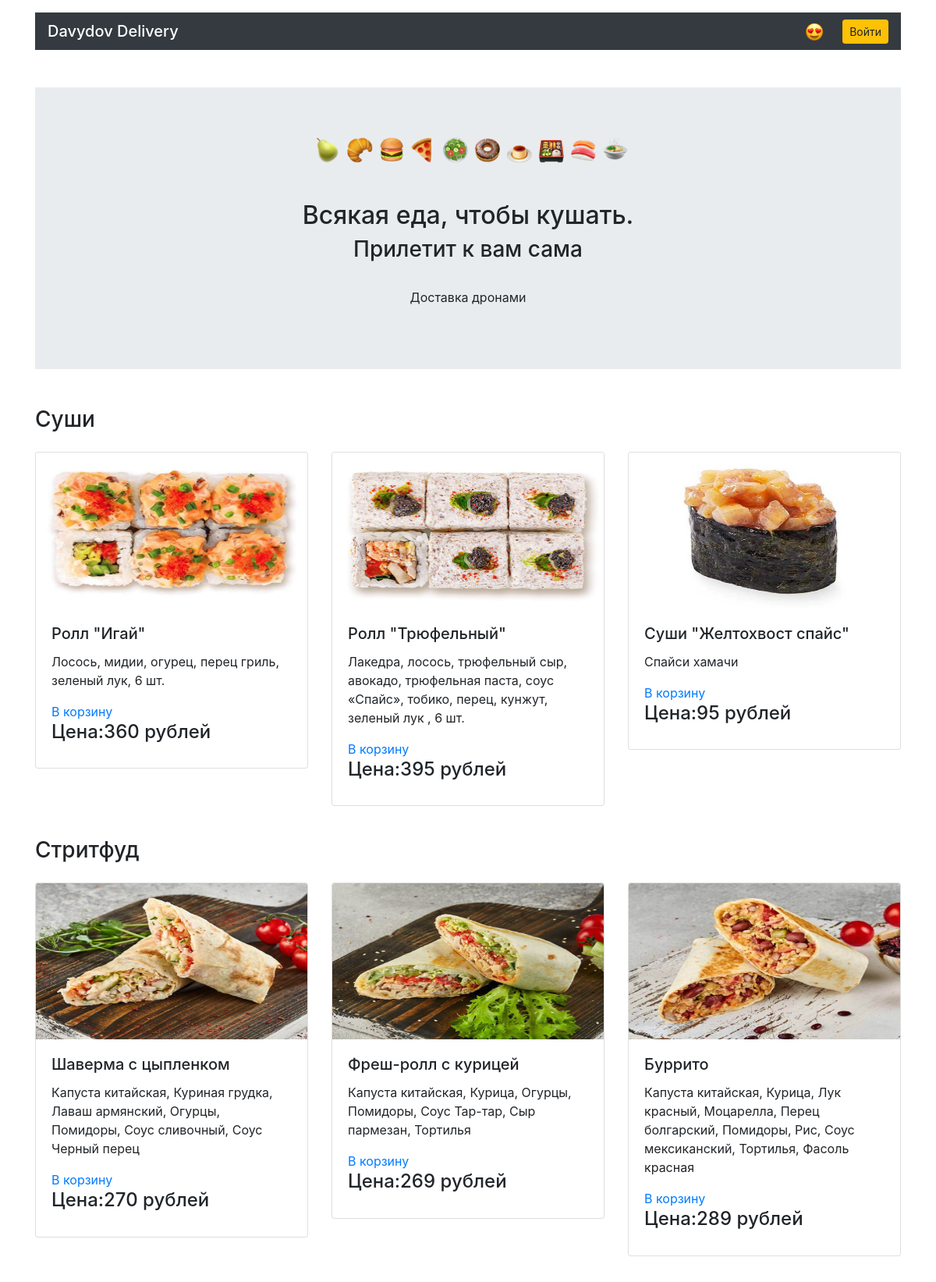
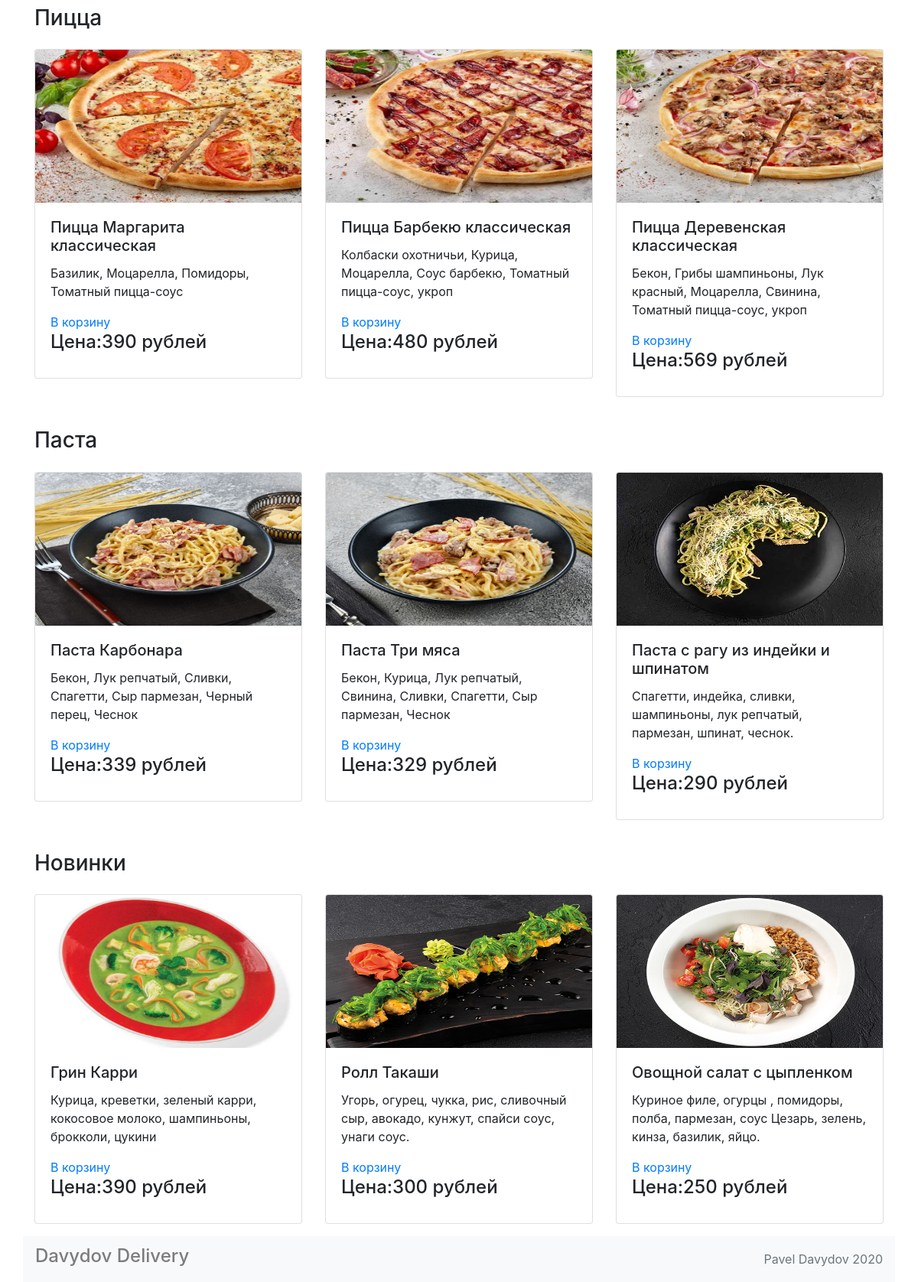
The page / on the database its author committed (2 pictures, top to bottom).
### models.py (models this page shows)
class Category(db.Model):
    __tablename__ = "categories"
    id = db.Column(db.Integer, primary_key=True)
    title = db.Column(db.String(100))
    foods = db.relationship("Food", secondary=food_categories, back_populates="categories")

class Food(db.Model):
    __tablename__ = "foods"
    id = db.Column(db.Integer, primary_key=True)
    title = db.Column(db.String(100))
    price = db.Column(db.Integer)
    description = db.Column(db.String(255))
    picture = db.Column(db.String(100))
    categories = db.relationship("Category", secondary=food_categories, back_populates="foods")
    orders = db.relationship("Order", secondary=orders_foods, back_populates="foods")

### views.py (the view)
@app.route('/')
def home_page():
    dict_food = dict()
    categories = db.session.query(Category).all()
    for category in categories:
        food_id = Category.query.filter(Category.id == category.id).scalar()
        dict_food.setdefault(category.title, sample(food_id.foods, 3))  # 3 - last three meals from list
    return render_template("main.html", dict_food=dict_food, login=get_login(), cart=get_cart())

### common.py (called while the page is built)
def get_login():
    return True if session.get('id_user') else False

def get_cart():
    return f'Здравствуйте, {get_user_name()}! Стоимость Вашего заказа: {get_sum_price()}' if get_login() else ''

### templates/main.html (shortened to what this page needs)
{% extends 'base.html' %}
{% block container %}
<body>
  <main class="container mt-3">
    <section class="my-5 jumbotron jumbotron-fluid">
      <div class="text-center">
        <img class="ml-2" alt="" width="401" height="33">
        <h1 class="h2 mt-5 m-2">Всякая еда, чтобы кушать.</h1>
        <h2 class="h3">Прилетит к вам сама</h2>
        <p class="pt-4">Доставка дронами</p>
      </div>
    </section>
    {% for category, foods in dict_food.items() %}
      <section>
        <h3 class="my-4">{{ category }}</h3>
        <div class="row mt-4">
          {% for food in foods %}
          <div class="col-12 col-md-4">
            <div class="card mb-3">
              <img src=static/pictures/{{ food.picture }} width="300" height="200" class="card-img-top" alt="">
              <div class="card-body">
                <h4 class="h5 card-title">{{ food.title }}</h4>
                <p class="card-text">{{ food.description }}</p>
                <a href="/addtocart/{{ food.id }}/" btn btn-danger">В корзину</a>
                <h4 class="h4 card-title"> Цена:{{ food.price }} рублей</h4>
              </div>
            </div>
          </div>
        {% endfor %}
      </section>
    {% endfor %}
{% endblock %}

### templates/main.html (style rules this page uses)
html { position: relative; min-height: 100%; }
body { margin-bottom: 60px; }

### rows shown on the page
Category: title "Суши"
Food: picture (picture), title "Ролл \"Игай\"", description "Лосось, мидии, огурец, перец гриль, зеленый лук, 6 шт.", price "360"
Food: picture (picture), title "Ролл \"Трюфельный\"", description "Лакедра, лосось, трюфельный сыр, авокадо, трюфельная паста, соус «Спайс», тобико, перец, кунжут, зеленый лук , 6 шт.", price "395"
Food: picture (picture), title "Суши \"Желтохвост спайс\"", description "Спайси хамачи", price "95"
Category: title "Стритфуд"
Food: picture (picture), title "Шаверма с цыпленком", description "Капуста китайская, Куриная грудка, Лаваш армянский, Огурцы, Помидоры, Соус сливочный, Соус Черный перец", price "270"
Food: picture (picture), title "Фреш-ролл с курицей", description "Капуста китайская, Курица, Огурцы, Помидоры, Соус Тар-тар, Сыр пармезан, Тортилья", price "269"
Food: picture (picture), title "Буррито", description "Капуста китайская, Курица, Лук красный, Моцарелла, Перец болгарский, Помидоры, Рис, Соус мексиканский, Тортилья, Фасоль красная", price "289"
Category: title "Пицца"
Food: picture (picture), title "Пицца Маргарита классическая", description "Базилик, Моцарелла, Помидоры, Томатный пицца-соус", price "390"
Food: picture (picture), title "Пицца Барбекю классическая", description "Колбаски охотничьи, Курица, Моцарелла, Соус барбекю, Томатный пицца-соус, укроп", price "480"
Food: picture (picture), title "Пицца Деревенская классическая", description "Бекон, Грибы шампиньоны, Лук красный, Моцарелла, Свинина, Томатный пицца-соус, укроп", price "569"
Category: title "Паста"
Food: picture (picture), title "Паста Карбонара", description "Бекон, Лук репчатый, Сливки, Спагетти, Сыр пармезан, Черный перец, Чеснок", price "339"
Food: picture (picture), title "Паста Три мяса", description "Бекон, Курица, Лук репчатый, Свинина, Сливки, Спагетти, Сыр пармезан, Чеснок", price "329"
Food: picture (picture), title "Паста с рагу из индейки и шпинатом", description "Спагетти, индейка, сливки, шампиньоны, лук репчатый, пармезан, шпинат, чеснок.", price "290"
Category: title "Новинки"
Food: picture (picture), title "Грин Карри", description "Курица, креветки, зеленый карри, кокосовое молоко, шампиньоны, брокколи, цукини", price "390"
Food: picture (picture), title "Ролл Такаши", description "Угорь, огурец, чукка, рис, сливочный сыр, авокадо, кунжут, спайси соус, унаги соус.", price "300"
Food: picture (picture), title "Овощной салат с цыпленком", description "Куриное филе, огурцы , помидоры, полба, пармезан, соус Цезарь, зелень, кинза, базилик, яйцо.", price "250"
